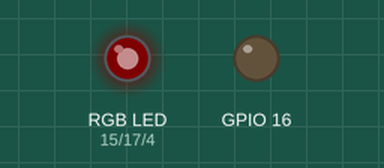
Simulated run of this sketch. Board: ESP32. Shown: an RGB LED mixed from three pins (HIGH = lit), output pins drawn as LEDs (lit = HIGH). Dim RGB values are drawn brighter than linear.

Above: at 0.05 s.
At 1.95 s:
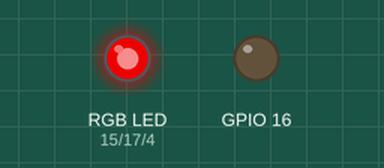
At 3.85 s:
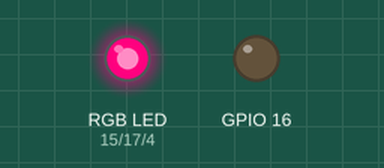
At 7.65 s:
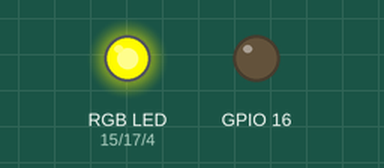
At 11.45 s:
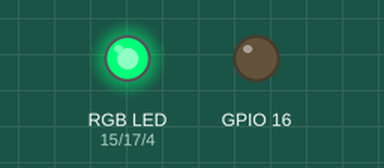
At 15.35 s:
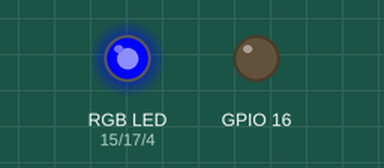
Timing chart, 0 to 20.0 s (numbered marks = the images above):
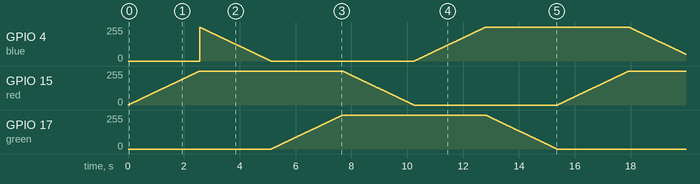

The sketch:

RGB_Dimming_Sequence.ino
```cpp
int red = 15, green = 17, blue=4;

void setup() {
  ledcSetup(0, 1000, 8);
  ledcSetup(1, 1000, 8);
  ledcSetup(2, 1000, 8);
  ledcAttachPin(red, 0);
  ledcAttachPin(green, 1);
  ledcAttachPin(blue, 2);
  pinMode(16, OUTPUT);
  digitalWrite(16, 0);
}
void loop() {
  for (int i = 0; i <= 255; i++) {
    ledcWrite(0, i); delay(10);
  }
  for (int i = 255; i >= 0; i--) {
    ledcWrite(2, i); delay(10);
  }
  for (int i = 0; i <= 255; i++) {
    ledcWrite(1, i); delay(10);
  }
  for (int i = 255; i >= 0; i--) {
    ledcWrite(0, i); delay(10);
  }
  for (int i = 0; i <= 255; i++) {
    ledcWrite(2, i); delay(10);
  }
  for (int i = 255; i >= 0; i--) {
    ledcWrite(1, i); delay(10);
  }
}
```
